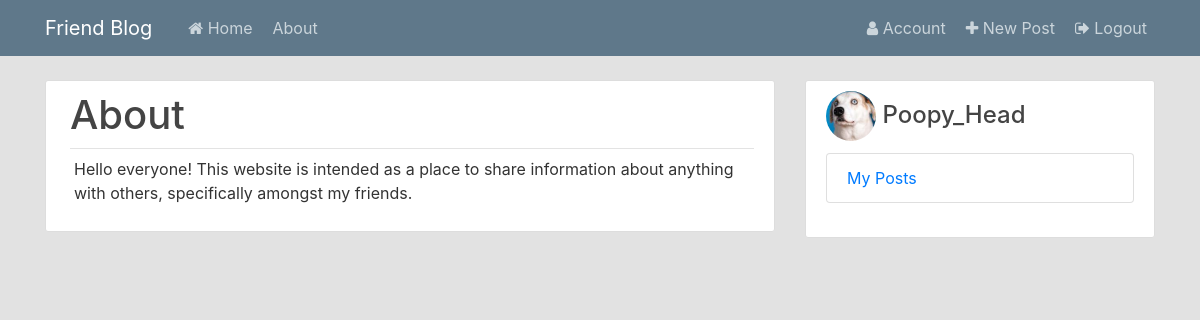
/about (signed in), run on the app's committed database.
### flaskblog/models.py (models this page shows, shortened)
class User(db.Model, UserMixin):
    id = db.Column(db.Integer, primary_key=True)
    username = db.Column(db.String(20), unique=True, nullable=False)
    email = db.Column(db.String(120), unique=True, nullable=False)
    image_file = db.Column(db.String(20), nullable=False, default='default.jpg')
    password = db.Column(db.String(60), nullable=False)
    posts = db.relationship('Post', backref='author', lazy=True)

### flaskblog/main/routes.py (the view)
@main.route("/about")
def about():
    return render_template('about.html', title="About")

### flaskblog/models.py (called while the page is built)
@login_manager.user_loader
def load_user(user_id):
    return User.query.get(int(user_id))

### flaskblog/templates/about.html
{% extends "layout.html" %}
{% block content %}
    <article class="media content-section">
        <div class="media-body">
            <div class="article-metadata ml-1">
                <h1>About</h1>
            </div>
            <div class="mt-2 ml-2">
                <p>Hello everyone! This website is intended as a place to share information about anything with others,
                    specifically amongst my friends.
                </p>
            </div>
        </div>
    </article>
{% endblock content%}

### flaskblog/templates/layout.html (shortened to what this page needs)
<!DOCTYPE html>
<html lang="en">
<head>
  <link rel="stylesheet" href="https://stackpath.bootstrapcdn.com/font-awesome/4.7.0/css/font-awesome.min.css">
  <link rel="stylesheet" href="https://stackpath.bootstrapcdn.com/bootstrap/4.1.3/css/bootstrap.min.css">
  <link rel="stylesheet" type="text/css" href="{{url_for('static', filename='main.css')}}">
</head>
<body class="bg-body">
  <header class="site-header">
    <nav class="navbar navbar-expand-md navbar-dark bg-steel fixed-top">
      <div class="container">
        <a class="navbar-brand mr-4" href="/">Friend Blog</a>
        <div class="collapse navbar-collapse" id="navbarToggle">
          <div class="navbar-nav mr-auto">
            <a class="nav-item nav-link ml-1" href="{{ url_for('main.home') }}"><i class="fa fa-home" aria-hidden="true"></i>
              Home</a>
            <a class="nav-item nav-link ml-1" href="{{ url_for('main.about') }}">About</a>
          </div>
          <div class="navbar-nav">
            {% if current_user.is_authenticated %}
              <a class="nav-item nav-link mr-1" href="{{ url_for('users.account') }}"><i class="fa fa-user" aria-hidden="true"></i> Account</a>
              <a class="nav-item nav-link mr-1" href="{{ url_for('posts.new_post') }}"><i class="fa fa-plus" aria-hidden="true"></i> New Post</a>
              <a class="nav-item nav-link" href="{{ url_for('users.logout') }}"><i class="fa fa-sign-out" aria-hidden="true"></i> Logout</a>
            {% else %}
              <a class="nav-item nav-link" href="{{ url_for('users.login') }}"><i class="fa fa-sign-in" aria-hidden="true"></i>
                Login</a>
              <a class="nav-item nav-link" href="{{ url_for('users.register') }}">Register</a>
            {% endif %}
          </div>
        </div>
      </div>
    </nav>
  </header>
  <main role="main" class="container">
      <div class="row">
        <div class="col-md-8">
          {% block content %}
          {% endblock %}
        </div>
        <div class="col-md-4">
          <div class="content-section">
            {% if current_user.is_authenticated %}
              <h4><img class='rounded-circle' src="{{url_for('static', filename='profile_pics/' + current_user.image_file) }}" alt="" width="50px"> {{ current_user.username }}</h4>
            {% endif %}
              <ul class="list-group">
                {% if current_user.is_authenticated %}
                  <li class="list-group-item mt-1 mb-2"><a class="nav-link nav-item p-0" href="{{ url_for('users.user_posts', username=current_user.username) }}">My Posts</a></li>
                {% else %}
                  <small class="text-muted pl-1"><a href="{{ url_for('users.login') }}"> Login</a> to see Sidebar</small>
                {% endif %}
              </ul>
          </div>
        </div>
      </div>
    </main>
</body>
</html>

### flaskblog/static/main.css (style rules this page uses)
body { background: #fafafa; color: #333333; margin-top: 5rem; }
h1, h2, h3, h4, h5, h6 { color: #444444; }
.bg-steel { background-color: #5f788a; }
.site-header .navbar-nav .nav-link { color: #cbd5db; }
.content-section { background: #ffffff; padding: 10px 20px; border: 1px solid #dddddd; border-radius: 3px; margin-bottom: 20px; }
.article-metadata { padding-bottom: 1px; margin-bottom: 4px; border-bottom: 1px solid #e3e3e3 }

### flaskblog/templates/layout.html (style rules this page uses)
.bg-body { background-color: #e2e2e2; }

### data on the page
User: image_file (picture), username "Poopy_Head"
